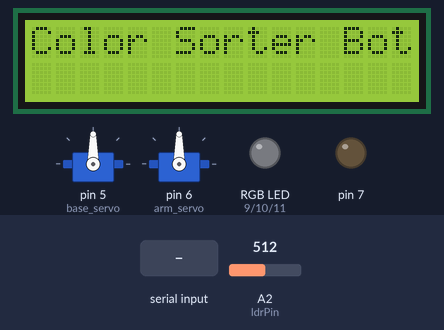
This sketch was run on a simulated Arduino Uno, built with avr-gcc and run on an emulated ATmega328P. Shown: 16×2 character LCD, 2 × servo, an RGB LED mixed from three pins (HIGH = lit), output pins drawn as LEDs (lit = HIGH). The test bench sets the inputs (shaded band); at power-on: A2 (ldrPin) = 512. What the sketch prints to the serial monitor is not drawn.

Above: at 0.1 s.
2.0 s: "1\n" received over Serial
3.5 s: "0\n" received over Serial
At 4.8 s:
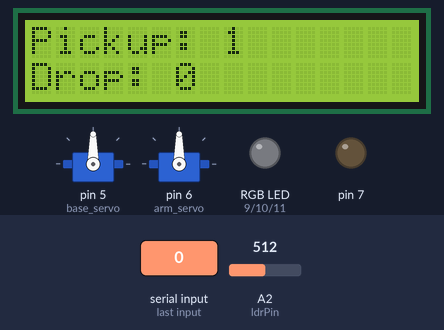
Timing chart, 0 to 23.4 s (numbered marks = the images above; inputs shaded):
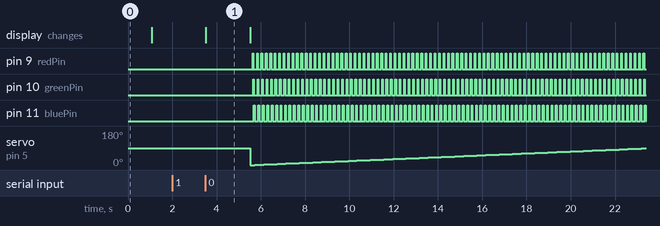

Measured:
- after the input at 2.0 s, every drawn part: stays the same
- after the input at 3.5 s, pin 9 (redPin): alternates HIGH for 0.03 s and LOW for 0.17 s, starting after 2.1 s; pin 10 (greenPin): alternates HIGH for 0.03 s and LOW for 0.17 s, starting after 2.2 s
- what the display in image 1 shows lasts 2.0 s, from 3.5 s to 5.5 s

The sketch:

Arduino_project.ino
```cpp
#include <Servo.h>
#include <LiquidCrystal.h>

LiquidCrystal lcd(2, 3, 4, 8, 12, 13);

Servo base_servo;
Servo arm_servo;

// RGB LED Pins
int redPin = 9;
int greenPin = 10;
int bluePin = 11;

// LDR Pin
int ldrPin = A2;

// Infrared pin
int irpin=A0;

// Color values
int ldrRed = 0, ldrGreen = 0, ldrBlue = 0;

// Servo positions
int arm_pos = 100;
int base_pos = 0;

// Timing
int delayBase = 1000;

// ir value
int irvalue;

// Color names (set these via Serial before starting)
String pickupColor = "";
String dropoffColor = "";

// --------------------- SETUP ---------------------
void setup() {
  Serial.begin(9600);
  lcd.begin(16, 2);

  pinMode(redPin, OUTPUT);
  pinMode(greenPin, OUTPUT);
  pinMode(bluePin, OUTPUT);
  pinMode(ldrPin, INPUT);
  pinMode(irpin,INPUT);
  pinMode(7,OUTPUT);

  base_servo.attach(5);
  arm_servo.attach(6);

  lcd.print("Color Sorter Bot");
  delay(1000);
  lcd.clear();

  Serial.println("Enter PICKUP color (red / green / blue): ");
  while (pickupColor == "") {
    if (Serial.available()) {
      pickupColor = Serial.readStringUntil('\n');
      pickupColor.trim();
      pickupColor.toLowerCase();
    }
  }

  Serial.println("Enter DROPOFF color (red / green / blue): ");
  while (dropoffColor == "") {
    if (Serial.available()) {
      dropoffColor = Serial.readStringUntil('\n');
      dropoffColor.trim();
      dropoffColor.toLowerCase();
    }
  }

  lcd.clear();
  lcd.print("Pickup: ");
  lcd.print(pickupColor);
  lcd.setCursor(0, 1);
  lcd.print("Drop: ");
  lcd.print(dropoffColor);
  delay(2000);
  lcd.clear();

  Serial.println("Setup Complete!");
  Serial.print("Pickup Color: "); Serial.println(pickupColor);
  Serial.print("Dropoff Color: "); Serial.println(dropoffColor);
  Serial.println("Searching for pickup color...");
}

// --------------------- MAIN LOOP ---------------------
void loop() {
  // detectedColor needs to be visible across steps
  String detectedColor = "";

  // Rotate base looking for pickup color
  while (base_pos != 120) {
    base_servo.write(base_pos);
    base_pos++;
    delay(100);

    auto_calibration();
    detectedColor = detectColor();
    Serial.print("Color is: ");
    Serial.println(detectedColor);

    if (detectedColor == pickupColor) {
      Serial.println("Pickup color found - stopping base.");
      base_servo.detach();
      break; // go to pickup step
    }
  }

  //PICKUP: moving the arm down for picking the object
  while (1)
  {
  irvalue=analogRead(A0);
  arm_servo.write(arm_pos);
  arm_pos++;
  delay(50);
  if (irvalue<50)
  {
    digitalWrite(7,1);
    break;
  }
  }

  delay(2000);

  // moving the arm up along with the object
  while (arm_pos!=100){
  irvalue=analogRead(A0);
  arm_servo.write(arm_pos);
  arm_pos--;
  delay(50);
  }

  // Re-attach base and search for dropoff color
  base_servo.attach(5);
  base_pos = 0; // start scanning from a safe home
  while (base_pos != 130) {
    base_servo.write(base_pos);
    base_pos++;
    delay(50);

    auto_calibration();
    detectedColor = detectColor();
    Serial.print("Detected while scanning for dropoff: ");
    Serial.println(detectedColor);

    if (detectedColor == dropoffColor) {
      Serial.println("Dropoff color found - stopping base.");
      base_servo.detach();
      break; // go to drop step
    }
  }

  // ----- DROPOFF: move arm down to release then up -----
  while (1)
  {
  irvalue=analogRead(A0);
  arm_servo.write(arm_pos);
  arm_pos++;
  delay(50);
  if (irvalue<50)
  {
    digitalWrite(7,0);
    break;
  }
  }

  delay(2000);

  while (arm_pos!=100)
  {
    irvalue=analogRead(A0);
    arm_servo.write(arm_pos);
    arm_pos--;
    delay(50);
  }

  base_servo.attach(5);
  base_pos=0;

  // Re-attach base and return to a safe home position


  // Small pause before next cycle (or you can wait for new Serial commands)

}

// --------------------- COLOR DETECTION ---------------------
void auto_calibration() {
  // RED
  digitalWrite(redPin, HIGH);
  delay(30);
  ldrRed = analogRead(ldrPin);
  digitalWrite(redPin, LOW);

  // GREEN
  digitalWrite(greenPin, HIGH);
  delay(30);
  ldrGreen = analogRead(ldrPin);
  digitalWrite(greenPin, LOW);

  // BLUE
  digitalWrite(bluePin, HIGH);
  delay(40);
  ldrBlue = analogRead(ldrPin);
  digitalWrite(bluePin, LOW);
}

String detectColor() {
  // smaller value means more reflected light (brighter)
  if (ldrRed < ldrGreen && ldrRed < ldrBlue) return "red";
  else if (ldrGreen < ldrRed && ldrGreen < ldrBlue) return "green";
  else if (ldrBlue < ldrRed && ldrBlue < ldrGreen) return "blue";
  else return "unknown";
}
```
